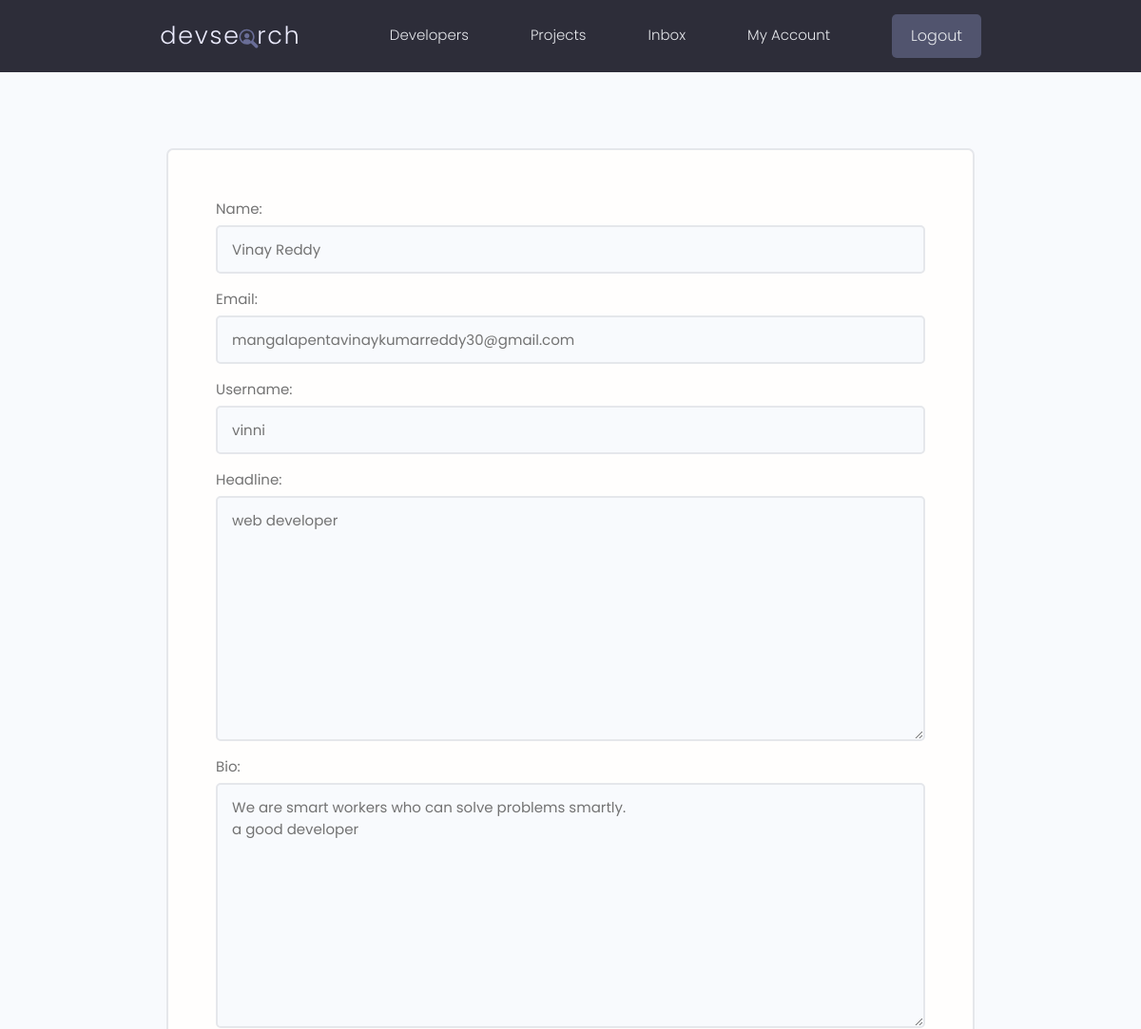
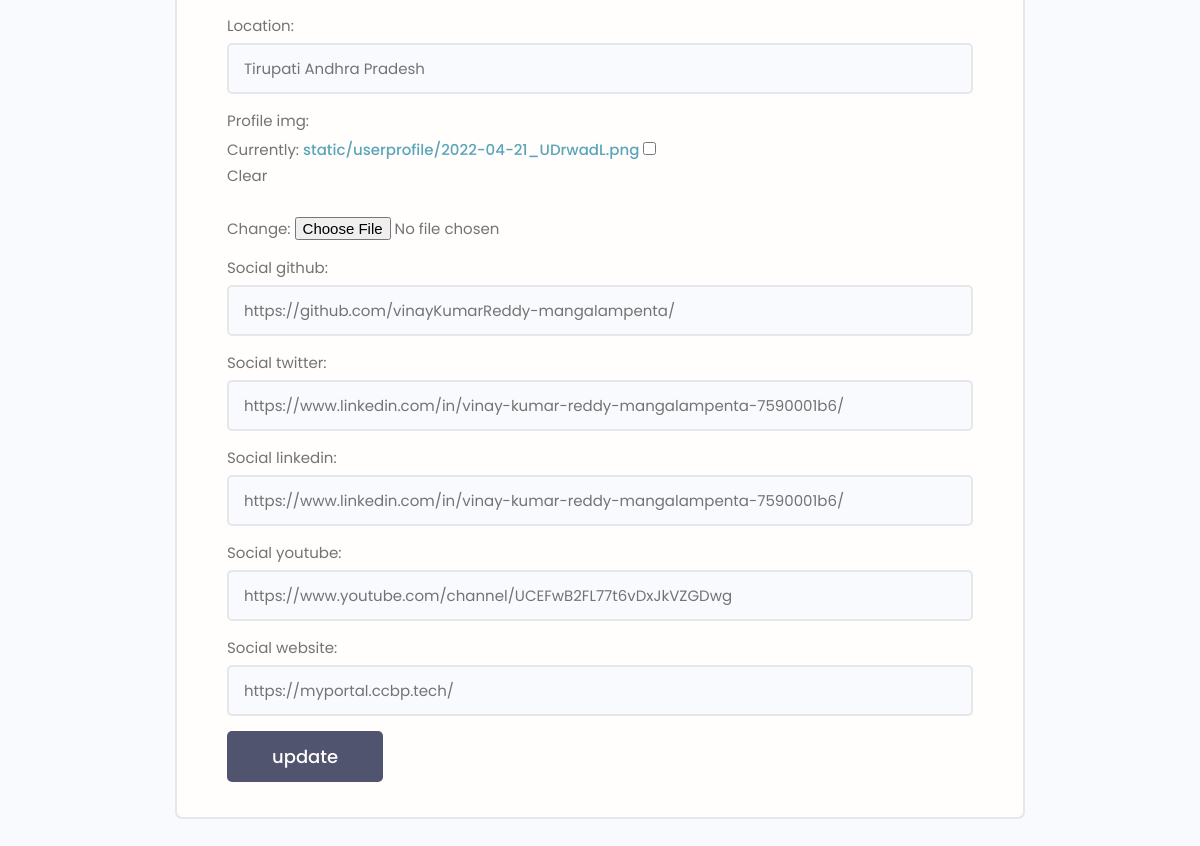
The app's page /update-user-profile/ (signed in) with its own data (2 pictures, top to bottom).
### users/models.py (models this page shows, shortened)
class Profile(models.Model):
    user = models.OneToOneField(
        User, on_delete=models.CASCADE, null=True, blank=True)
    name = models.CharField(max_length=200)
    email = models.EmailField(max_length=2000, null=True, blank=True)
    username = models.CharField(max_length=200, null=True, blank=True)
    headline = models.TextField(null=True, blank=True)
    bio = models.TextField(null=True, blank=True)
    location = models.CharField(max_length=200, null=True, blank=True)
    profile_img = models.ImageField(
        null=True, blank=True, upload_to='static/userprofile', default="static/userprofile/user-default.png")
    social_github = models.CharField(max_length=200, null=True, blank=True)
    social_twitter = models.CharField(max_length=200, null=True, blank=True)
    social_linkedin = models.CharField(max_length=200, null=True, blank=True)
    social_youtube = models.CharField(max_length=200, null=True, blank=True)
    social_website = models.CharField(max_length=200, null=True, blank=True)
    created = models.DateField(auto_now_add=True)
    id = models.UUIDField(default=uuid4, primary_key=True,unique=True,editable=False)

### users/views.py (the view)
# urls.py: path("update-user-profile/", views.updateUserProfile,
@login_required(login_url='login')
def updateUserProfile(request):
    profile = request.user.profile
    form = UpdateUserProfile(instance=profile)
    if request.method == "POST":
        form = UpdateUserProfile(request.POST, request.FILES, instance=profile)
        form.save()
        return redirect("my-account")
    context = {'form': form}
    return render(request, "updateUserProfile.html", context)

### users/forms.py
class UpdateUserProfile(ModelForm):
    class Meta:
        model = Profile
        fields = '__all__'
        exclude = ['user','id']
    def __init__(self, *args, **kwargs):
        super(UpdateUserProfile, self).__init__(*args, **kwargs)
        for k, field in self.fields.items():
            field.widget.attrs.update(
                {'class': 'input input--text'})

### users/templates/updateUserProfile.html (shortened to what this page needs)
{% extends "main.html" %}
{% block content %}
<main class="formPage my-xl">
    <div class="content-box">
        <div class="formWrapper">
            <form action="" method="post" class="form" enctype="multipart/form-data">
                {% for tag in form%}
                <div class="form__field">
                    <label for="formInput#text">{{tag.label}}: </label>
                    {{tag}}
                </div>
                {% endfor %}
                <input type="submit" value="update"  class="btn btn--sub btn--lg"  />
            </form>
        </div>
    </div>
</main>
{% endblock content %}

### static/styles/app.css (style rules this page uses)
:root { --color-sub: #2d2d39; }
.btn--sub { background-color: var(--color-sub-light); }
.content-box { width: 95%; max-width: 85rem; margin: 0 auto; }
.formPage .formWrapper { list-style: none; background: var(--color-white); padding: 3.5rem 5rem; border: 2px solid var(--color-light); border-radius: 0.7rem; }

### static/uikit/styles/modules/_variables.css (style rules this page uses)
:root { --color-main: #5aa5b9; --color-main-light: #e6faff; --color-sub: #3f4156; --color-sub-light: #51546e; --color-sub-lighter: #ededfd; --color-text: #737373; --color-gray: #8b8b8b; --color-light: #e5e7eb; --color-light-gray: #767676; --color-bg: #f8fafd; --color-white: #fffefd; --color-white-light: #f3f3f3; --color-success: #359e64; --color-success-bg: #def8e8; --color-error: #fc4b0b; --color-error-bg: #fff2ee; --font-base: 'Poppins', arial, helvetica, 'Segoe UI', roboto, ubuntu, sans-serif; --font-monospace: 'Fira Code', 'Courier New', courier, monospace; --font-regular: 300; --font-medium: 500; --font-bold: 700; --generic-shadow: 1px 1px 5px #00000010; --generic-transition: all 0.3s ease-in-out; }

### static/uikit/styles/modules/_base.css (style rules this page uses)
* { margin: 0; padding: 0; box-sizing: border-box; text-rendering: optimizeLegibility; color: inherit; font-size: inherit; }
html { font-size: 50%; }
@media only screen and (min-width: 480px) { html { font-size: 56.25%; } }
@media only screen and (min-width: 1200px) { html { font-size: 62.5%; } }
body { line-height: 1.6; font-weight: 400; font-size: 1.5rem; color: var(--color-text); background-color: var(--color-bg); min-height: 100vh; }

### static/uikit/styles/modules/_typography.css (style rules this page uses)
* { font-family: var(--font-base); }
a { padding-bottom: 2px; text-decoration: none; display: inline-block; color: var(--color-main); font-weight: var(--font-medium); }

### static/uikit/styles/modules/_utilities.css (style rules this page uses)
.my-xl { margin: 8rem auto; }

### static/uikit/styles/modules/_button.css (style rules this page uses)
.btn { display: inline-block; position: relative; cursor: pointer; background-color: var(--color-light); font-weight: var(--font-medium); color: var(--color-sub); text-decoration: none; padding: 1rem 2rem; border-radius: 0.5rem; border: none; width: -webkit-fit-content; width: -moz-fit-content; width: fit-content; height: -webkit-fit-content; height: -moz-fit-content; height: fit-content; font-size: 1.6rem; outline-width: 0; outline-color: transparent; -webkit-backface-visibility: hidden; backface-visibility: hidden; transition: all 0.3s ease-in-out; }
.btn--sub { background-color: var(--color-sub); color: var(--color-white); }
.btn--lg { font-size: 1.8rem; padding: 1.2rem 4.5rem; }

### static/uikit/styles/modules/_form.css (style rules this page uses)
.form { display: block; }
.form__field { margin-top: 1.5rem; margin-bottom: 1.5rem; }
.form__label, .form__field > label { display: block; margin-bottom: 0.5rem; color: var(--color-text); }
input.input[type='text'], input.input[type='email'], input.input[type='password'], input.input[type='number'], textarea.input { min-width: 24rem; width: 100%; padding: 1.2rem 1.5rem; border-radius: 0.5rem; border: 2px solid var(--color-light); transition: all 0.3s ease-in-out; background-color: var(--color-bg); }

### records on screen
Profile: form "Vinay Reddy" "mangalapentavinaykumarreddy30@gmail.com" "vinni" "web developer" "We are smart workers who can solve problems smartly. a good developer" "Tirupati Andhra Pradesh" "https://github.com/vinayKumarReddy-mangalampenta/" "https://www.linkedin.com/in/vinay-kumar-reddy-mangalampenta-7590001b6/" "https://www.linkedin.com/in/vinay-kumar-reddy-mangalampenta-7590001b6/" "https://www.youtube.com/channel/UCEFwB2FL77t6vDxJkVZGDwg" "https://myportal.ccbp.tech/"

### other values on screen
{{ tag.label }} "Name" "Email" "Username" "Headline" "Bio" "Location" "Profile img" "Social github" "Social twitter" "Social linkedin" "Social youtube" "Social website"
